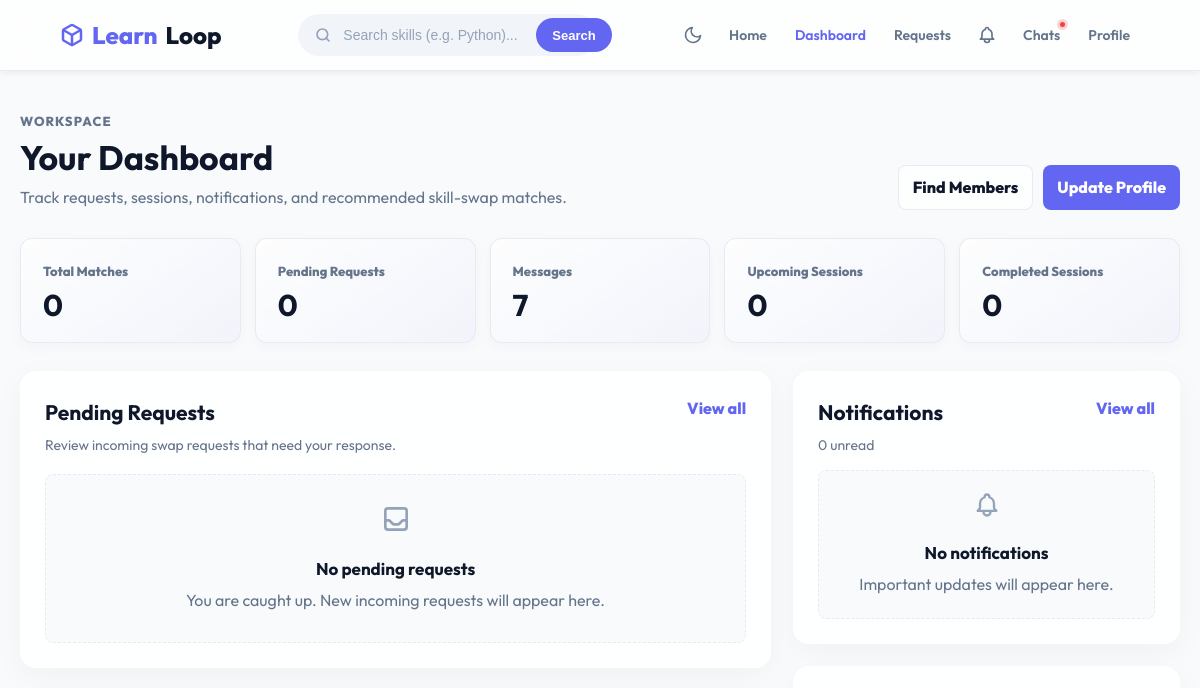
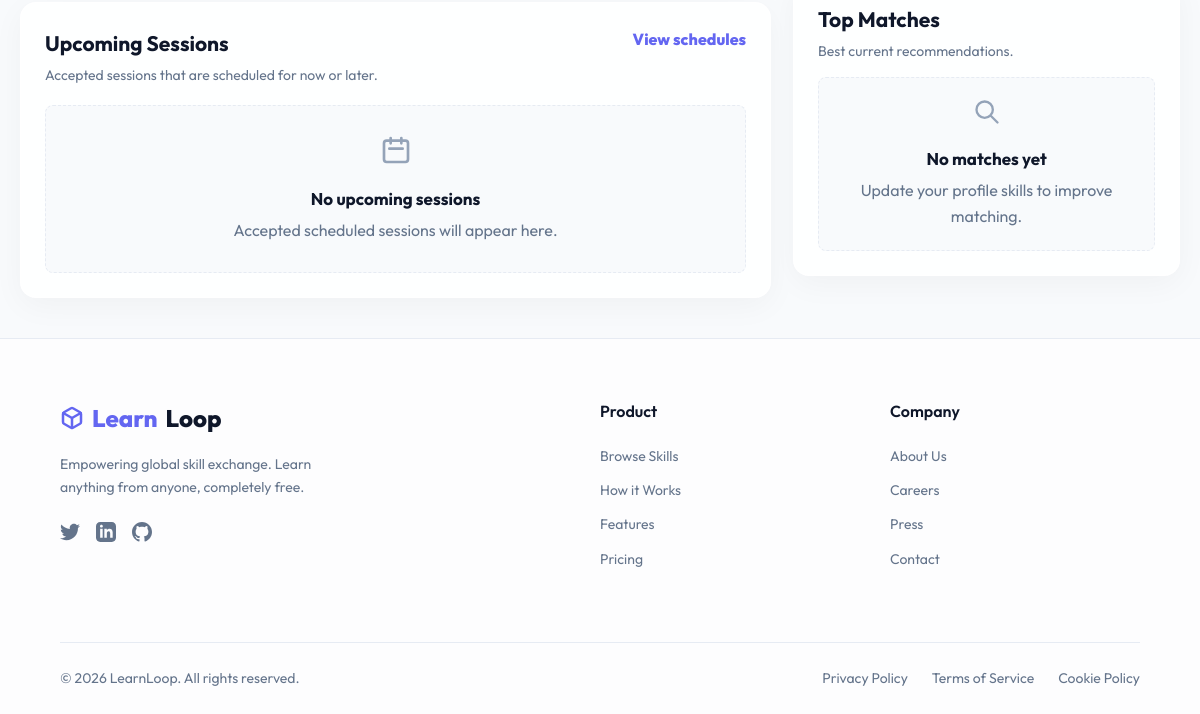
/dashboard/ (signed in), run on an earlier commit of the app's database (2 pictures, top to bottom).
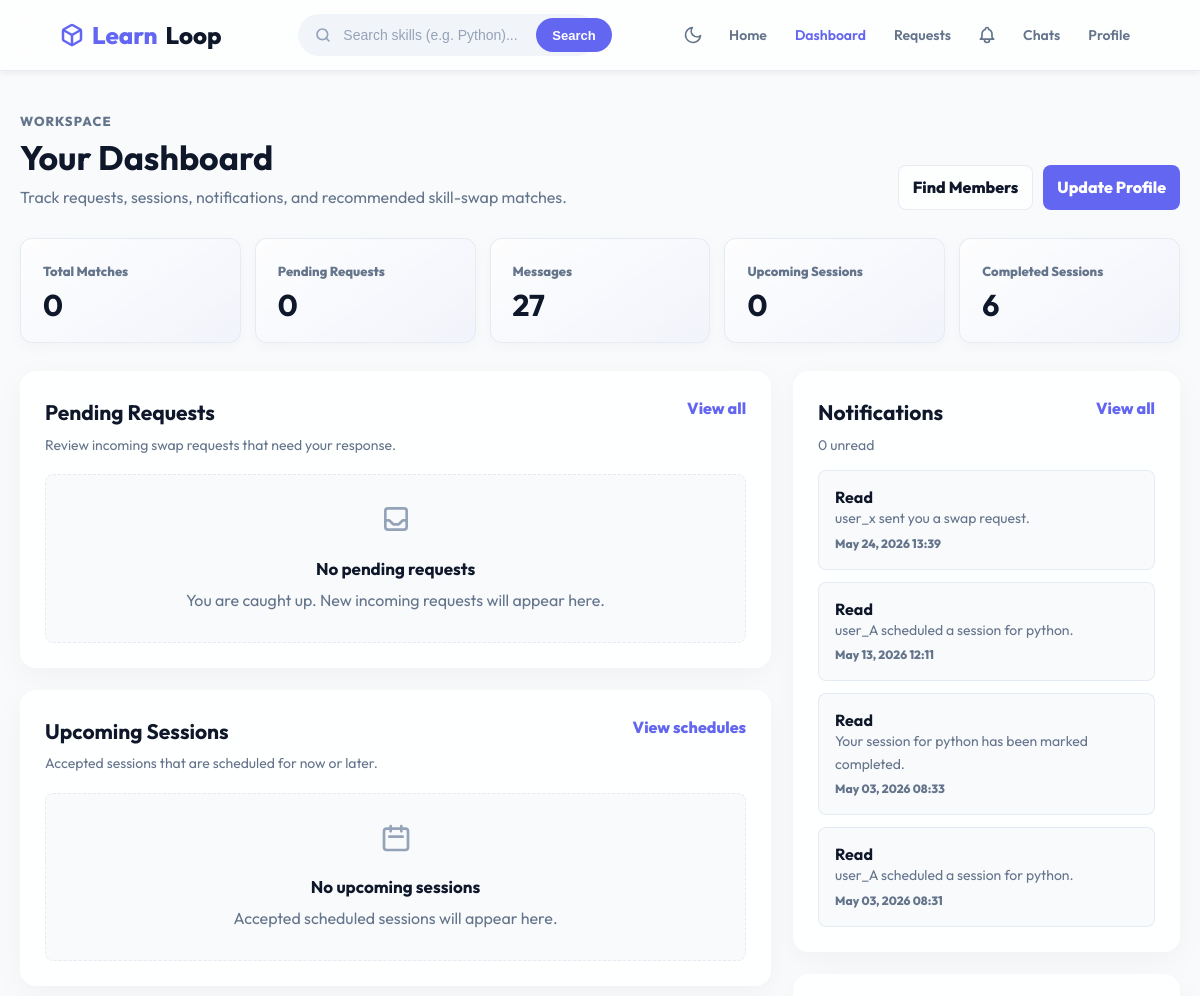
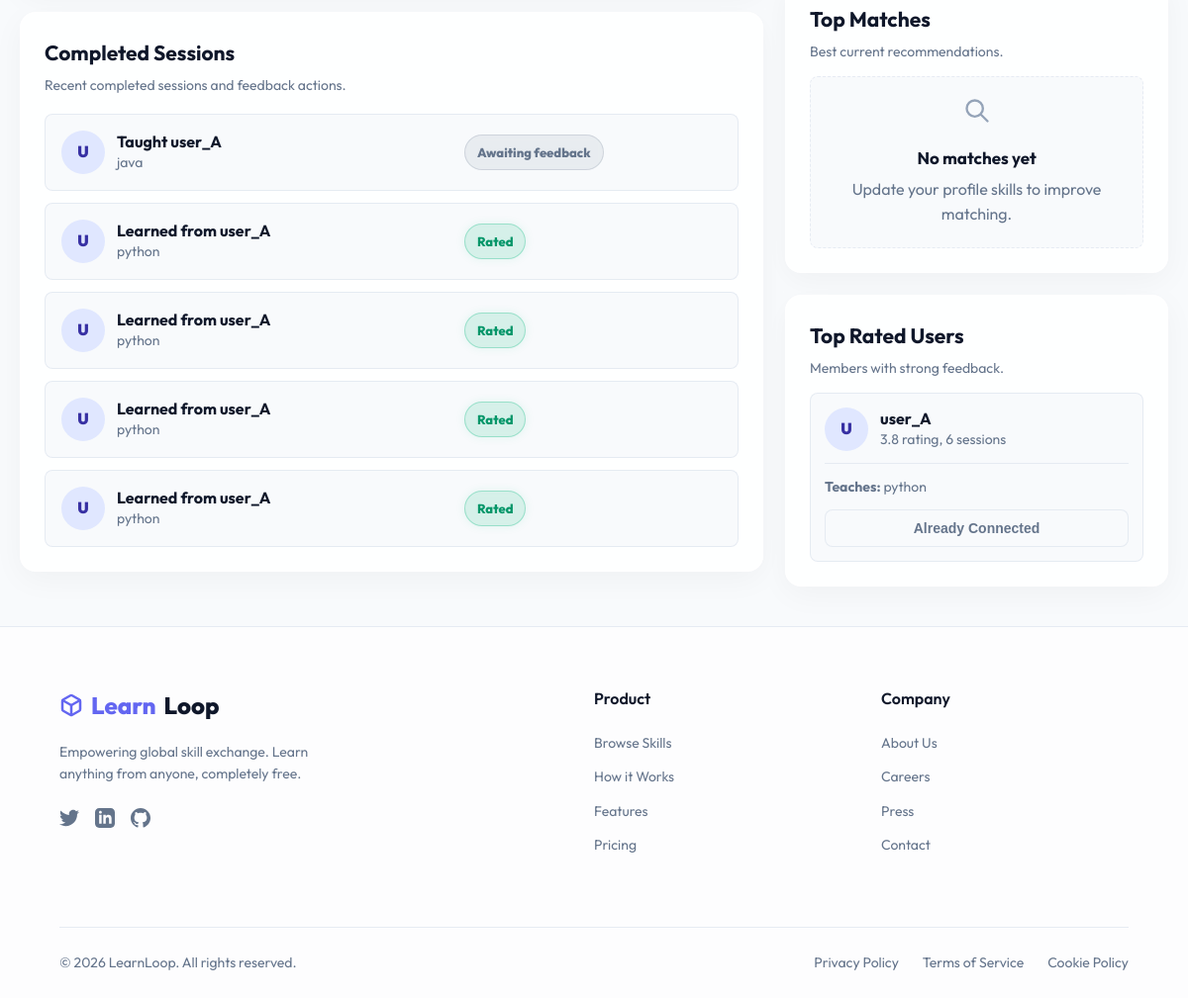
And on a later commit of the database (2 pictures, top to bottom).
### core/models.py (models this page shows, shortened)
class Schedule(models.Model):
    sender = models.ForeignKey(User, on_delete=models.CASCADE, related_name='sent_schedules')
    receiver = models.ForeignKey(User, on_delete=models.CASCADE, related_name='received_schedules')
    teacher = models.ForeignKey(User, on_delete=models.CASCADE, related_name='teaching_sessions', null=True)
    learner = models.ForeignKey(User, on_delete=models.CASCADE, related_name='learning_sessions', null=True)
    skill = models.CharField(max_length=100, null=True)
    start_time = models.DateTimeField(null=True, blank=True)
    meeting_link = models.URLField(blank=True, null=True)
    status = models.CharField(max_length=20, default='pending')
    teacher_completed = models.BooleanField(default=False)
    learner_completed = models.BooleanField(default=False)
    teacher_completed_at = models.DateTimeField(null=True, blank=True)
    learner_completed_at = models.DateTimeField(null=True, blank=True)
    created_at = models.DateTimeField(auto_now_add=True)

class Notification(models.Model):
    user = models.ForeignKey(User, on_delete=models.CASCADE, related_name='notifications')
    message = models.TextField()
    is_read = models.BooleanField(default=False)
    created_at = models.DateTimeField(auto_now_add=True)
    class Meta:
        ordering = ['-created_at']

class Profile(models.Model):
    SKILL_LEVEL_CHOICES = [
        ('beginner', 'Beginner'),
        ('intermediate', 'Intermediate'),
        ('expert', 'Expert'),
    ]
    LEARNING_MODE_CHOICES = [
        ('chat', 'Chat'),
        ('video', 'Video'),
        ('both', 'Both'),
    ]
    user = models.OneToOneField(User, on_delete=models.CASCADE)
    teach_skills = models.TextField(blank=True, default='')
    learn_skills = models.TextField(blank=True, default='')
    image = models.ImageField(upload_to='profiles/', default='default.png')
    is_email_verified = models.BooleanField(default=False)
    bio = models.TextField(blank=True, null=True)
    timezone = models.CharField(max_length=50, default='UTC')
    skill_level = models.CharField(max_length=20, choices=SKILL_LEVEL_CHOICES, default='beginner')
    availability = models.CharField(max_length=100, blank=True, null=True, help_text="e.g., weekends, evenings, flexible")
    learning_mode = models.CharField(max_length=10, choices=LEARNING_MODE_CHOICES, default='both')
    location = models.CharField(max_length=100, blank=True, null=True)
    sessions_completed = models.IntegerField(default=0)
    total_rating = models.IntegerField(default=0)
    rating_count = models.IntegerField(default=0)
    @property
    def average_rating(self):
        if self.rating_count > 0:
            return round(self.total_rating / self.rating_count, 1)
        return 0.0

### core/views.py (the view)
# urls.py: path('dashboard/', views.dashboard_view, name='dashboard'),
@login_required
def dashboard_view(request):
    profile, created = Profile.objects.get_or_create(user=request.user)
    matches = find_matches(profile)
    received_requests = SwapRequest.objects.filter(
        receiver=request.user, status='pending'
    )
    sent_requests = SwapRequest.objects.filter(
        sender=request.user, status='pending'
    )
    sent_ids = sent_requests.values_list('receiver_id', flat=True)
    swap_related_user_ids = get_swap_related_user_ids(request.user)
    total_messages = Message.objects.filter(receiver=request.user).count()
    from django.utils import timezone
    import zoneinfo
    from datetime import datetime
    now = timezone.now()
    current_date = now.date()
    current_time = now.time()
    upcoming_sessions = Schedule.objects.filter(
        Q(teacher=request.user) | Q(learner=request.user),
        status='accepted',
        start_time__gte=now
    ).order_by('start_time')
    completed_sessions = Schedule.objects.filter(
        Q(teacher=request.user) | Q(learner=request.user),
        status='completed'
    ).order_by('-start_time')
    total_sessions = profile.sessions_completed
    all_rated_profiles = list(Profile.objects.filter(rating_count__gt=0).exclude(user=request.user))
    top_users = sorted(all_rated_profiles, key=lambda p: (p.average_rating, p.sessions_completed), reverse=True)[:5]
    latest_notifications = Notification.objects.filter(user=request.user).order_by('-created_at')[:5]
    unread_notifications_count = Notification.objects.filter(user=request.user, is_read=False).count()
    return render(request, 'dashboard.html', {
        'profile': profile,
        'matches': matches[:3],  # limit to 3
        'total_matches': len(matches),
        'received': received_requests,
        'sent': sent_requests,
        'sent_ids': sent_ids,
        'swap_related_user_ids': swap_related_user_ids,
        'total_messages': total_messages,
        'total_sessions': total_sessions,
        'upcoming_sessions': upcoming_sessions,
        'completed_sessions': completed_sessions,
        'top_users': top_users,
        'latest_notifications': latest_notifications,
        'unread_notifications_count': unread_notifications_count
    })

### core/context_processors.py (called while the page is built)
def unread_notifications(request):
    if not request.user.is_authenticated:
        return {
            'navbar_unread_notifications_count': 0,
            'navbar_unread_messages_count': 0,
        }
    return {
        'navbar_unread_notifications_count': Notification.objects.filter(
            user=request.user,
            is_read=False,
        ).count(),
        'navbar_unread_messages_count': Message.objects.filter(
            receiver=request.user,
            is_read=False,
        ).count(),
    }

### core/templatetags/core_extras.py (called while the page is built)
@register.simple_tag
def has_rated(session, user):
    return Rating.objects.filter(session=session, learner=user).exists()

### core/views.py (called while the page is built)
def get_blocked_user_ids(user):
    blocked_by_me = Block.objects.filter(blocker=user).values_list('blocked_user_id', flat=True)
    blocked_me = Block.objects.filter(blocked_user=user).values_list('blocker_id', flat=True)
    return list(blocked_by_me) + list(blocked_me)

### core/templates/dashboard.html (shortened to what the changed rows need)
{% extends 'base.html' %}
{% load static %}
{% load core_extras %}
{% block extra_css %}
<link rel="stylesheet" href="{% static 'core/css/dashboard.css' %}">
{% endblock %}
{% block content %}
<div class="dashboard-page">
    <header class="dashboard-header">
        <div>
            <h1>Your Dashboard</h1>
        </div>
    </header>
    <section class="stats-grid">
        <article class="stat-card">
            <span>Messages</span>
            <strong>{{ total_messages|default:"0" }}</strong>
        </article>
        <article class="stat-card">
            <span>Completed Sessions</span>
            <strong>{{ total_sessions|default:"0" }}</strong>
        </article>
    </section>
    <div class="dashboard-grid">
        <main class="main-column">
            <section class="panel">
                <div class="panel-heading">
                    <div>
                        <h2>Pending Requests</h2>
                    </div>
                </div>
            </section>
            <section class="panel">
                <div class="panel-heading">
                    <div>
                        <h2>Upcoming Sessions</h2>
                    </div>
                </div>
            </section>
            {% if completed_sessions %}
            <section class="panel">
                <div class="panel-heading">
                    <div>
                        <h2>Completed Sessions</h2>
                        <p>Recent completed sessions and feedback actions.</p>
                    </div>
                </div>
                <div class="item-list">
                    {% for session in completed_sessions %}
                    <article class="session-item completed">
                        <div class="session-main">
                            <div class="avatar">
                                {% if request.user == session.teacher %}
                                    {{ session.learner.username|make_list|first|upper }}
                                {% else %}
                                    {{ session.teacher.username|make_list|first|upper }}
                                {% endif %}
                            </div>
                            <div>
                                <h3>
                                    {% if request.user == session.teacher %}
                                        Taught {{ session.learner.username }}
                                    {% else %}
                                        Learned from {{ session.teacher.username }}
                                    {% endif %}
                                </h3>
                                <p>{{ session.skill|default:"Not specified" }}</p>
                            </div>
                        </div>
                        <div class="rating-area">
                            {% has_rated session request.user as rated %}
                            {% if request.user == session.learner %}
                                {% if rated %}
                                    <span class="status-note success">Rated</span>
                                {% endif %}
                            {% else %}
                                {% if rated %}
                                    <span class="status-note success">Learner rated</span>
                                {% else %}
                                    <span class="status-note">Awaiting feedback</span>
                                {% endif %}
                            {% endif %}
                        </div>
                    </article>
                    {% endfor %}
                </div>
            </section>
            {% endif %}
        </main>
        <aside class="side-column">
            <section class="panel">
                <div class="panel-heading compact">
                    <div>
                        <h2>Notifications</h2>
                    </div>
                </div>
                <div class="notification-list">
                    {% for notification in latest_notifications %}
                    <article class="notification-item {% if not notification.is_read %}unread{% endif %}">
                        <div>
                            <h3>{% if notification.is_read %}Read{% else %}New{% endif %}</h3>
                            <p>{{ notification.message }}</p>
                            <span>{{ notification.created_at|date:"M d, Y H:i" }}</span>
                        </div>
                    </article>
                    {% empty %}
                    <div class="empty-state compact">
                        <h3>No notifications</h3>
                        <p>Important updates will appear here.</p>
                    </div>
                    {% endfor %}
                </div>
            </section>
            <section class="panel">
                <div class="panel-heading compact">
                    <div>
                        <h2>Top Matches</h2>
                    </div>
                </div>
            </section>
            {% if top_users %}
            <section class="panel">
                <div class="panel-heading compact">
                    <div>
                        <h2>Top Rated Users</h2>
                        <p>Members with strong feedback.</p>
                    </div>
                </div>
                <div class="match-list">
                    {% for u in top_users %}
                    <article class="match-card compact-card">
                        <div class="member-line">
                            <div class="avatar">{{ u.user.username|make_list|first|upper }}</div>
                            <div>
                                <h3>{{ u.user.username }}</h3>
                                <p>{{ u.average_rating }} rating, {{ u.sessions_completed }} sessions</p>
                            </div>
                        </div>
                        <div class="skill-summary">
                            <p><strong>Teaches:</strong> {{ u.teach_skills|truncatechars:35 }}</p>
                        </div>
                        {% if u.user.id in swap_related_user_ids %}
                            <button class="btn btn-disabled" disabled>Already Connected</button>
                        {% else %}
                            <form action="/send-request/{{ u.user.id }}/" method="POST">
                                {% csrf_token %}
                                <button type="submit" class="btn btn-outline">Send Request</button>
                            </form>
                        {% endif %}
                    </article>
                    {% endfor %}
                </div>
            </section>
            {% endif %}
        </aside>
    </div>
</div>
{% endblock %}

What changed in the data, as far as the page shows it:
added Schedule: learner.username|make_list "U", learner.username "user_A", skill "java", shows "Awaiting feedback"
added Schedule: teacher.username|make_list "U", teacher.username "user_A", skill "python", shows "Rated"
added Schedule: teacher.username|make_list "U", teacher.username "user_A", skill "python", shows "Rated"
added Schedule: teacher.username|make_list "U", teacher.username "user_A", skill "python", shows "Rated"
added Schedule: teacher.username|make_list "U", teacher.username "user_A", skill "python", shows "Rated"
added Notification: is_read "Read", message "user_x sent you a swap request.", created_at "May 24, 2026 13:39"
added Notification: is_read "Read", message "user_A scheduled a session for python.", created_at "May 13, 2026 12:11"
added Notification: is_read "Read", message "Your session for python has been marked completed.", created_at "May 03, 2026 08:33"
added Notification: is_read "Read", message "user_A scheduled a session for python.", created_at "May 03, 2026 08:31"
now on this page (row edited): Profile: user.username|make_list "U", user.username "user_A", average_rating "3.8", sessions_completed "6", teach_skills "python", shows "Already Connected"
Also different on the page:
{{ total_messages|default:"0" }}: "7" → "27"
{{ total_sessions|default:"0" }}: "0" → "6"
text no longer shown: "No notifications Important updates will appear here."
text now shown: "Completed Sessions Recent completed sessions and feedback actions. Top Rated Users Members with strong feedback."
